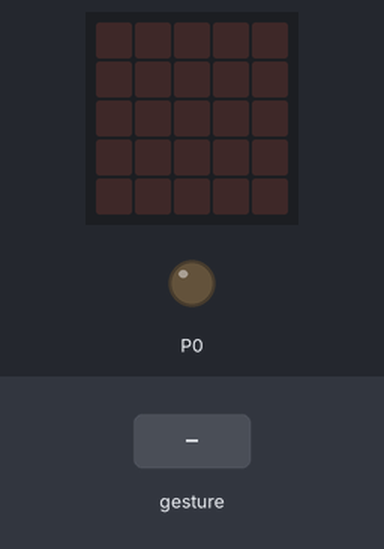
A program run on a simulated BBC micro:bit (MakeCode). Shown: the board's 5×5 LED display, output pins drawn as LEDs (lit = HIGH). Inputs (shaded band) come from the test bench.

Above: at 1.2 s.
1.3 s: sound turns loud
At 1.5 s:
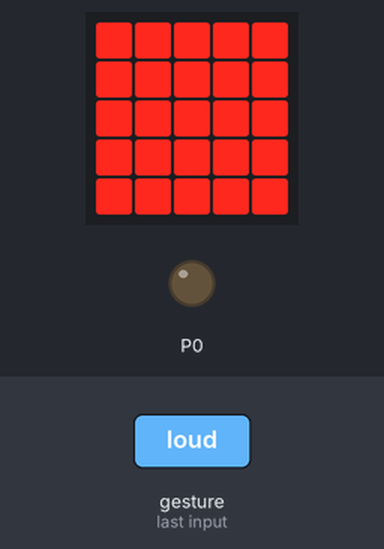
At 2.8 s:
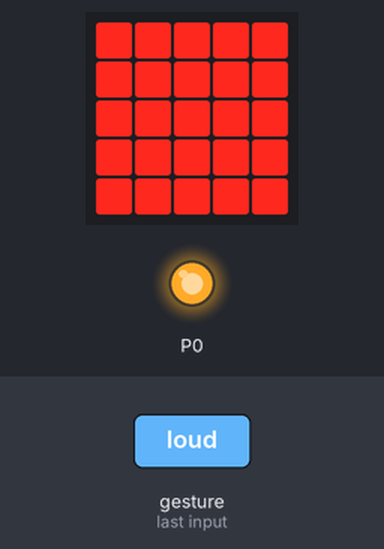
3.2 s: sound turns loud
At 3.4 s:
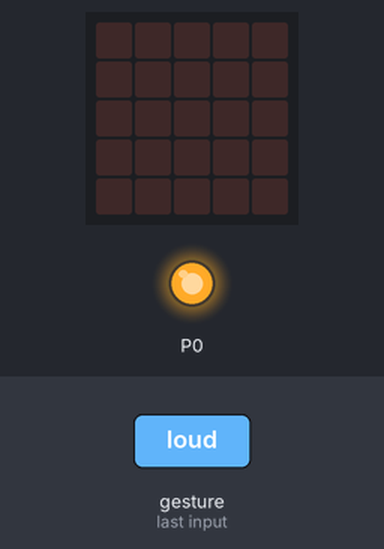
Timing chart, 0 to 6.2 s (numbered marks = the images above; inputs shaded):
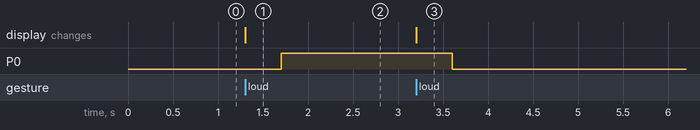

Measured:
- after the input at 1.3 s, P0: LOW → HIGH after 0.40 s; the display: changes at once (image 1)
- after the input at 3.2 s, P0: HIGH → LOW after 0.40 s; the display: changes at once (image 3)

The program:

main.ts
```typescript
let luz = 0
input.onSound(DetectedSound.Loud, function () {
    if (luz == 0) {
        luz = 1
        basic.showLeds(`
            # # # # #
            # # # # #
            # # # # #
            # # # # #
            # # # # #
            `)
        pins.digitalWritePin(DigitalPin.P0, 1)
    } else {
        luz = 0
        basic.showLeds(`
            . . . . .
            . . . . .
            . . . . .
            . . . . .
            . . . . .
            `)
        pins.digitalWritePin(DigitalPin.P0, 0)
    }
})
basic.forever(function () {

})
```

test.ts
```typescript
// aquí va el archivo "tests"; esto no se compilará cuando este paquete se utilice como una extensión.
```
